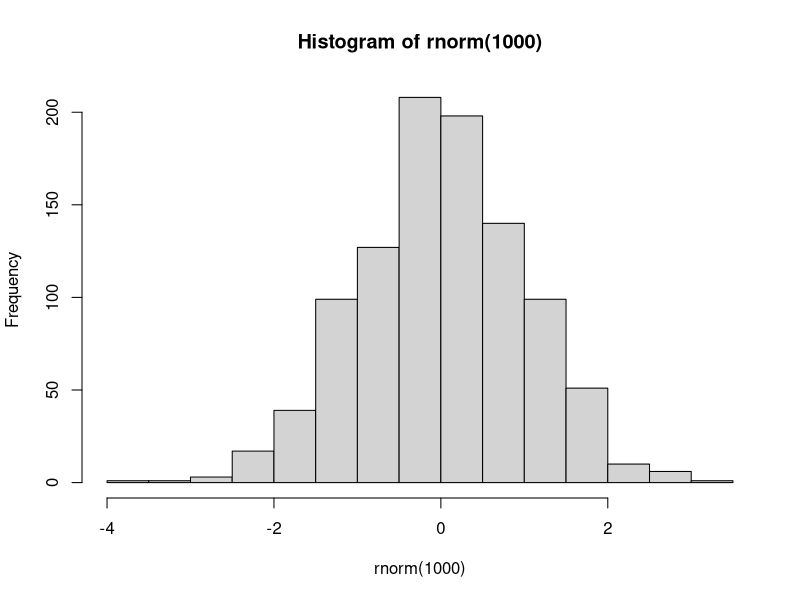

Recreate this plot in R.
## ---- chunk 1
hist(rnorm(1000))
## ---- chunk 2
print("hello, world")
